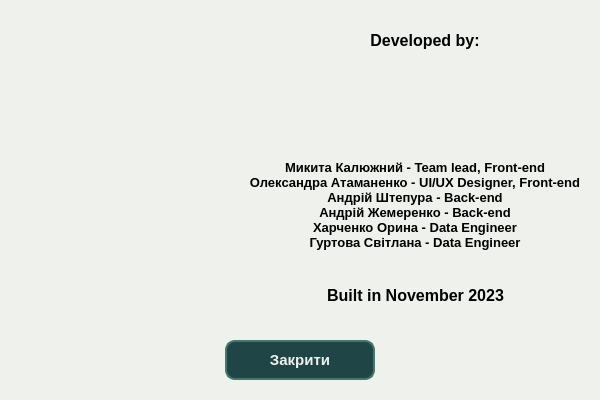
<?xml version="1.0" encoding="UTF-8"?>
<ui version="4.0">
 <class>Dialog</class>
 <widget class="QDialog" name="Dialog">
  <property name="geometry">
   <rect>
    <x>0</x>
    <y>0</y>
    <width>600</width>
    <height>400</height>
   </rect>
  </property>
  <property name="minimumSize">
   <size>
    <width>600</width>
    <height>400</height>
   </size>
  </property>
  <property name="maximumSize">
   <size>
    <width>600</width>
    <height>400</height>
   </size>
  </property>
  <property name="windowTitle">
   <string>Dialog</string>
  </property>
  <property name="styleSheet">
   <string notr="true">background-color: rgb(239, 241, 237);</string>
  </property>
  <widget class="QLabel" name="label">
   <property name="geometry">
    <rect>
     <x>20</x>
     <y>80</y>
     <width>200</width>
     <height>200</height>
    </rect>
   </property>
   <property name="text">
    <string/>
   </property>
   <property name="pixmap">
    <pixmap resource="../img/img.qrc">:/icons/exe_icon.png</pixmap>
   </property>
   <property name="scaledContents">
    <bool>true</bool>
   </property>
  </widget>
  <widget class="QPushButton" name="closeButton">
   <property name="geometry">
    <rect>
     <x>225</x>
     <y>340</y>
     <width>150</width>
     <height>40</height>
    </rect>
   </property>
   <property name="font">
    <font>
     <pointsize>11</pointsize>
     <bold>true</bold>
    </font>
   </property>
   <property name="cursor">
    <cursorShape>PointingHandCursor</cursorShape>
   </property>
   <property name="styleSheet">
    <string notr="true">border-radius: 10px;
border-style: solid;
border-color: rgb(69, 119, 108);
border-width: 2px;
background-color: rgb(32, 69, 71);
color: rgb(239, 241, 237);</string>
   </property>
   <property name="text">
    <string>Закрити</string>
   </property>
  </widget>
  <widget class="QLabel" name="label_2">
   <property name="geometry">
    <rect>
     <x>350</x>
     <y>20</y>
     <width>150</width>
     <height>40</height>
    </rect>
   </property>
   <property name="font">
    <font>
     <pointsize>12</pointsize>
     <bold>true</bold>
    </font>
   </property>
   <property name="text">
    <string>Developed by:</string>
   </property>
   <property name="alignment">
    <set>Qt::AlignCenter</set>
   </property>
  </widget>
  <widget class="QLabel" name="label_3">
   <property name="geometry">
    <rect>
     <x>310</x>
     <y>286</y>
     <width>211</width>
     <height>20</height>
    </rect>
   </property>
   <property name="font">
    <font>
     <pointsize>12</pointsize>
     <bold>true</bold>
    </font>
   </property>
   <property name="text">
    <string>Built in November 2023</string>
   </property>
   <property name="alignment">
    <set>Qt::AlignCenter</set>
   </property>
   <property name="textInteractionFlags">
    <set>Qt::LinksAccessibleByMouse|Qt::TextSelectableByKeyboard|Qt::TextSelectableByMouse</set>
   </property>
  </widget>
  <widget class="QLabel" name="label_4">
   <property name="geometry">
    <rect>
     <x>300</x>
     <y>20</y>
     <width>250</width>
     <height>130</height>
    </rect>
   </property>
   <property name="text">
    <string/>
   </property>
   <property name="pixmap">
    <pixmap resource="../img/img.qrc">:/icons/team_logo.png</pixmap>
   </property>
   <property name="scaledContents">
    <bool>true</bool>
   </property>
  </widget>
  <widget class="QLabel" name="label_5">
   <property name="geometry">
    <rect>
     <x>240</x>
     <y>130</y>
     <width>350</width>
     <height>150</height>
    </rect>
   </property>
   <property name="font">
    <font>
     <pointsize>10</pointsize>
     <bold>true</bold>
    </font>
   </property>
   <property name="text">
    <string>Микита Калюжний - Team lead, Front-end
Олександра Атаманенко - UI/UX Designer, Front-end
Андрій Штепура - Back-end
Андрій Жемеренко - Back-end
Харченко Орина - Data Engineer
Гуртова Світлана - Data Engineer</string>
   </property>
   <property name="alignment">
    <set>Qt::AlignCenter</set>
   </property>
   <property name="textInteractionFlags">
    <set>Qt::LinksAccessibleByMouse|Qt::TextSelectableByMouse</set>
   </property>
  </widget>
  <zorder>label_4</zorder>
  <zorder>label</zorder>
  <zorder>closeButton</zorder>
  <zorder>label_2</zorder>
  <zorder>label_3</zorder>
  <zorder>label_5</zorder>
 </widget>
 <resources>
  <include location="../img/img.qrc"/>
 </resources>
 <connections/>
</ui>
